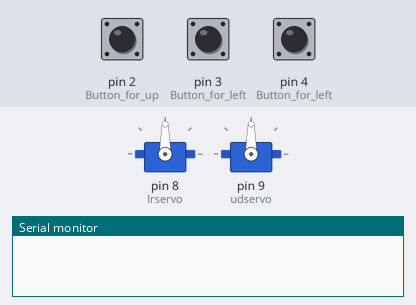
Bench run of a sketch on a simulated Arduino Uno, built with avr-gcc and run on an emulated ATmega328P. On the bench: 2 × servo, the last lines printed to the serial monitor. The test bench sets the inputs (shaded band); at power-on: pin 2 (Button_for_up) HIGH, pin 3 (Button_for_left) HIGH, pin 4 (Button_for_left) HIGH.

Above: at 1.2 s.
1.3 s: pin 2 (Button_for_up) pulled LOW for 0.15 s
At 1.4 s:
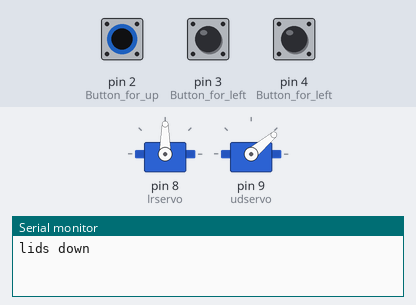
3.0 s: pin 3 (Button_for_left) pulled LOW for 0.15 s
At 3.1 s:
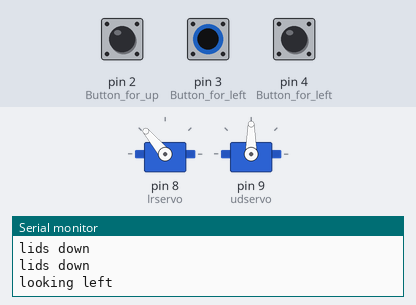
4.7 s: pin 4 (Button_for_left) pulled LOW for 0.15 s
At 4.8 s:
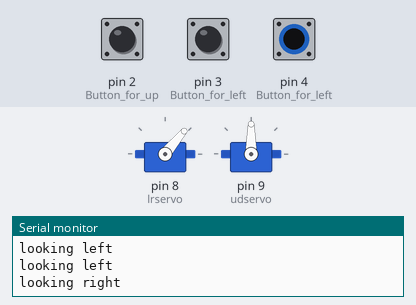
6.4 s: pin 4 (Button_for_left) pulled LOW for 3.2 s
At 10.3 s:
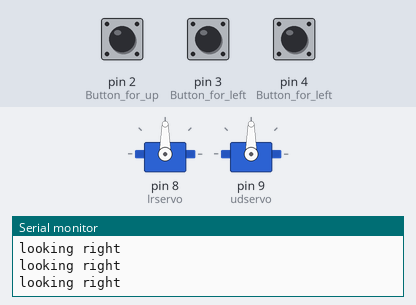
11.1 s: pin 2 (Button_for_up) pulled LOW for 3.2 s
At 11.6 s:
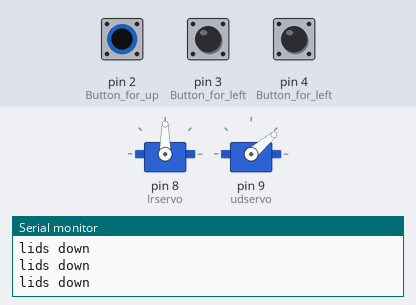
15.8 s: pin 2 (Button_for_up) driven LOW and pin 3 (Button_for_left) driven LOW
At 16.7 s:
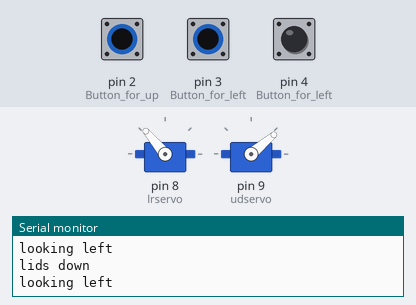
Timing chart, 0 to 18.3 s (numbered marks = the images above; inputs shaded):
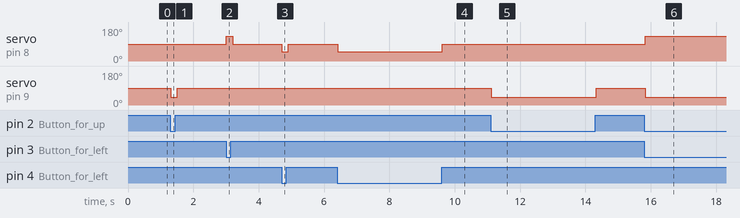

The sketch:

eyes_control.ino
```cpp
#include <Servo.h>

Servo lrservo;
Servo udservo;

const int ehome = 90; // Home position for servo (midpoint)
const int lhome = 90; // Home position for servo (midpoint)

void setup() {
  Serial.begin(9600);
  pinMode(2, INPUT_PULLUP); // Button for up/down servo
  pinMode(3, INPUT_PULLUP); // Button for left/right servo
  pinMode(4, INPUT_PULLUP); // Button for left/right servo

  lrservo.attach(8);
  udservo.attach(9);

  lrservo.write(ehome);
  udservo.write(lhome);
}

void loop() {
  // Check button states and set angles accordingly
  int lrAngle = ehome; // Default to home position
  int udAngle = lhome; // Default to home position

  // Up/Down control
  if (!digitalRead(2)) { // Button 2 pressed
    udAngle = 40; // Move to up position
    Serial.println("lids down");

  }

  // Left/Right control
  if (!digitalRead(3)) { // Button 3 pressed
    lrAngle = 130; // Move to right position
    Serial.println("looking left");
  }

  // Additional control (if needed)
  if (!digitalRead(4)) { // Button 4 pressed
    lrAngle = 50; // Move to left position
    Serial.println("looking right");
  }

  // Write angles to servos
  lrservo.write(lrAngle);
  udservo.write(udAngle);

  delay(100); // Simple debounce
}
```

Measured:
- after the input at 1.3 s, servo on pin 9 (udservo): 90° → 40° at once, → 90° 0.20 s later
- after the input at 3.0 s, servo on pin 8 (lrservo): 90° → 130° at once, → 90° 0.20 s later
- after the input at 4.7 s, servo on pin 8 (lrservo): 90° → 50° at once, → 90° 0.20 s later
- after the input at 6.4 s, servo on pin 8 (lrservo): 90° → 50° at once, → 90° 3.2 s later
- after the input at 11.1 s, servo on pin 9 (udservo): 90° → 40° at once, → 90° 3.2 s later
- after the input at 15.8 s, servo on pin 8 (lrservo): 90° → 130° at once; servo on pin 9 (udservo): 90° → 40° at once
